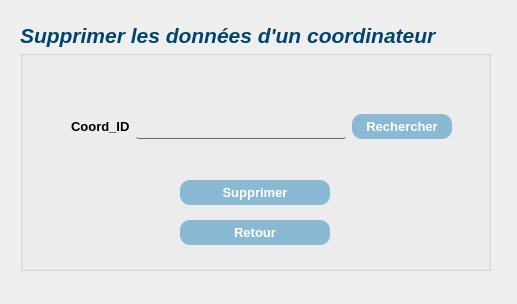
<?xml version="1.0" encoding="UTF-8"?>
<ui version="4.0">
 <class>DeleteCoord</class>
 <widget class="QDialog" name="DeleteCoord">
  <property name="geometry">
   <rect>
    <x>0</x>
    <y>0</y>
    <width>517</width>
    <height>304</height>
   </rect>
  </property>
  <property name="windowTitle">
   <string>Dialog</string>
  </property>
  <widget class="QGroupBox" name="groupBox">
   <property name="geometry">
    <rect>
     <x>20</x>
     <y>50</y>
     <width>471</width>
     <height>221</height>
    </rect>
   </property>
   <property name="font">
    <font>
     <pointsize>16</pointsize>
     <italic>true</italic>
    </font>
   </property>
   <property name="title">
    <string/>
   </property>
   <widget class="QPushButton" name="DeleteButton">
    <property name="geometry">
     <rect>
      <x>160</x>
      <y>130</y>
      <width>150</width>
      <height>25</height>
     </rect>
    </property>
    <property name="font">
     <font>
      <pointsize>-1</pointsize>
      <italic>false</italic>
      <bold>true</bold>
     </font>
    </property>
    <property name="styleSheet">
     <string notr="true">QPushButton{
color: #ffffff; 
background-color: #8AB9D3;
height: 25px;
font-size:13px;
border-radius:10px;
width:100px;
}
QPushButton:hover:!pressed
{
	background-color:#B9CCD6;
cursor:pointer;
}
QPushButton:pressed
{
              transition: 0.9s; 
}</string>
    </property>
    <property name="text">
     <string>Supprimer</string>
    </property>
   </widget>
   <widget class="QPushButton" name="SalleReturn">
    <property name="geometry">
     <rect>
      <x>160</x>
      <y>170</y>
      <width>150</width>
      <height>25</height>
     </rect>
    </property>
    <property name="font">
     <font>
      <pointsize>-1</pointsize>
      <italic>false</italic>
      <bold>true</bold>
     </font>
    </property>
    <property name="styleSheet">
     <string notr="true">QPushButton{
color: #ffffff; 
background-color: #8AB9D3;
height: 25px;
font-size:13px;
border-radius:10px;
width:100px;
}
QPushButton:hover:!pressed
{
	background-color:#B9CCD6;
cursor:pointer;
}
QPushButton:pressed
{
              transition: 0.9s; 
}</string>
    </property>
    <property name="text">
     <string>Retour</string>
    </property>
   </widget>
   <widget class="QWidget" name="layoutWidget">
    <property name="geometry">
     <rect>
      <x>51</x>
      <y>51</y>
      <width>381</width>
      <height>51</height>
     </rect>
    </property>
    <layout class="QHBoxLayout" name="horizontalLayout">
     <item>
      <widget class="QLabel" name="label">
       <property name="font">
        <font>
         <pointsize>10</pointsize>
         <italic>false</italic>
         <bold>true</bold>
        </font>
       </property>
       <property name="text">
        <string>Coord_ID</string>
       </property>
      </widget>
     </item>
     <item>
      <widget class="QLineEdit" name="Coord_ID">
       <property name="font">
        <font>
         <pointsize>10</pointsize>
         <italic>false</italic>
        </font>
       </property>
       <property name="styleSheet">
        <string notr="true">QLineEdit{
	background-color: rgb(255, 255, 255);
	 border: 1px  solid;
     border-radius: 2px;
background:transparent;
border-top: 10px solid rrgb(255, 255, 255);
border:none;
border-bottom: 1px solid rgb(103, 103, 103);
height:25px;
}</string>
       </property>
      </widget>
     </item>
     <item>
      <widget class="QPushButton" name="SearchButton">
       <property name="font">
        <font>
         <pointsize>-1</pointsize>
         <italic>false</italic>
         <bold>true</bold>
        </font>
       </property>
       <property name="styleSheet">
        <string notr="true">QPushButton{
color: #ffffff; 
background-color: #8AB9D3;
height: 25px;
font-size:13px;
border-radius:10px;
width:100px;
}
QPushButton:hover:!pressed
{
	background-color:#B9CCD6;
cursor:pointer;
}
QPushButton:pressed
{
              transition: 0.9s; 
}</string>
       </property>
       <property name="text">
        <string>Rechercher</string>
       </property>
      </widget>
     </item>
    </layout>
   </widget>
  </widget>
  <widget class="QLabel" name="label_5">
   <property name="geometry">
    <rect>
     <x>20</x>
     <y>10</y>
     <width>421</width>
     <height>51</height>
    </rect>
   </property>
   <property name="font">
    <font>
     <pointsize>16</pointsize>
     <italic>true</italic>
     <bold>true</bold>
    </font>
   </property>
   <property name="styleSheet">
    <string notr="true">color:#00456D ; </string>
   </property>
   <property name="text">
    <string>Supprimer les données d'un coordinateur</string>
   </property>
  </widget>
 </widget>
 <resources/>
 <connections/>
</ui>
